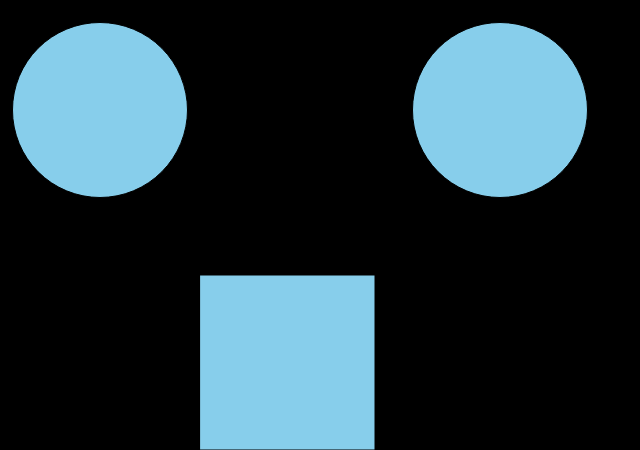
Frame 1 (no input)
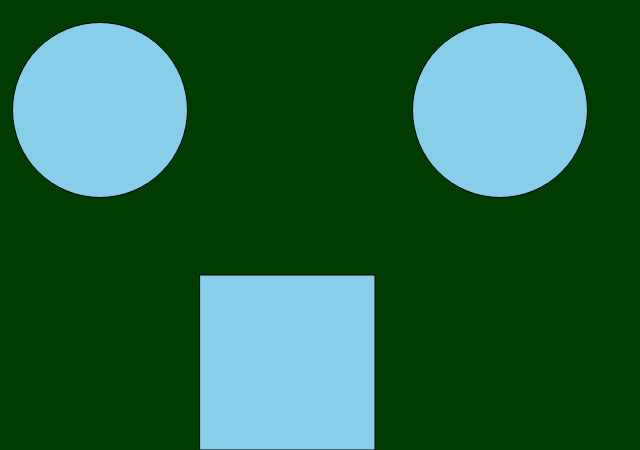
Frame 60 (no input)
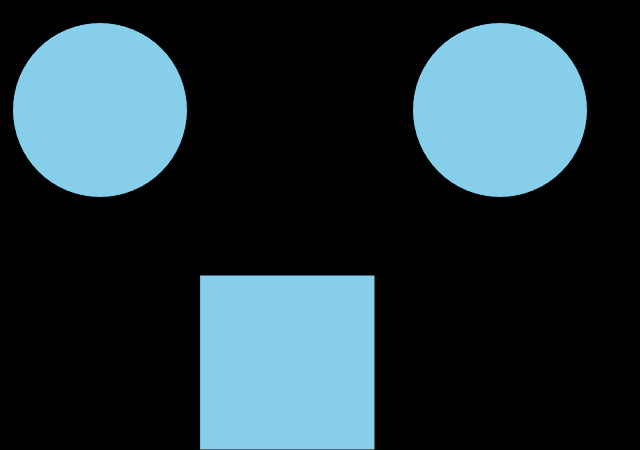
Frame 120 (the mouse pressed at the canvas centre since frame 60)

The p5.js sketch that drew these frames (run headless with seeded random() and noise() and a simulated clock; from frame 60 on, the mouse is pressed at the canvas centre):

// p5.js sketch
// ── sketch.js
/* initialize red green and blue all to zero */
var r = g = b = 0;
function setup() {
	createCanvas(640, 450);
}

function draw() {
	background(r, g, b);
	
	
    fill("Skyblue");
    rect(200,275,175,175);
    ellipse(100,110,175,175);
    ellipse(500,110,175,175);
	/* if mouse is on right half, else left */
	if (mouseX > width/2) {
		r += 2;
	} else {
		r -= 2;
	}
	
	/* if mouse on left half, else right */
	if (mouseX < width/2) {
		g += 1;
	} else {
		g -= 1;
	}
	/* could i combine previous two 
	if/else statments? */

	/* if mouse is on bottom half of canvas
	else top half */
	if (mouseY > height/2) {
		b += 2;
	} else {
		b -= 1;
	}
}
